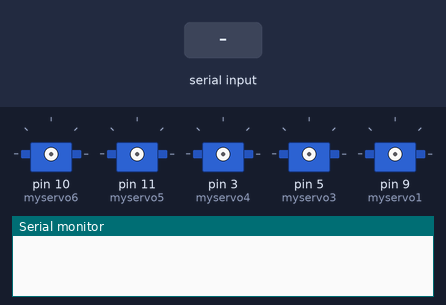
Bench run of a sketch on a simulated Arduino Uno, built with avr-gcc and run on an emulated ATmega328P. Shown: 5 × servo, the last lines printed to the serial monitor. The inputs (shaded band) are chosen by the test bench.

Above: at 2.2 s.
2.3 s: "O" received over Serial
5.3 s: "B" received over Serial
At 5.6 s:
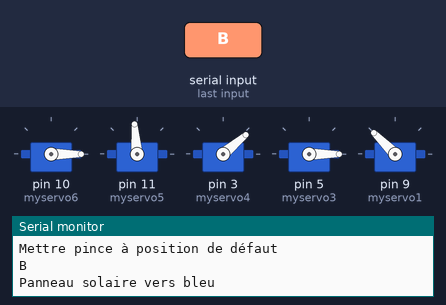
6.8 s: "J" received over Serial
At 8.7 s:
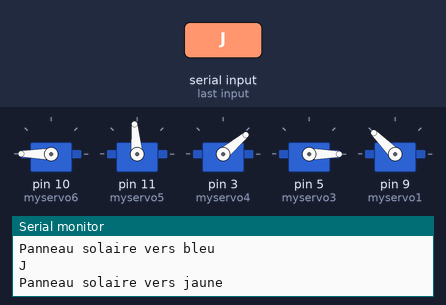
9.3 s: "A" received over Serial
At 10.2 s:
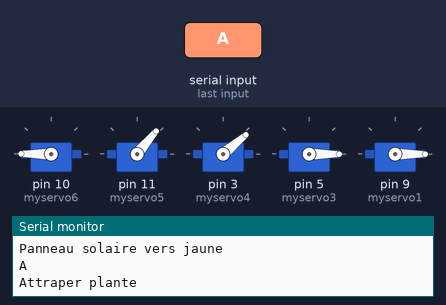
15.3 s: "D" received over Serial
At 21.4 s:
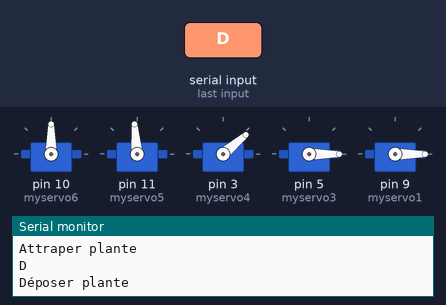
Timing chart, 0 to 23.9 s (numbered marks = the images above; inputs shaded):
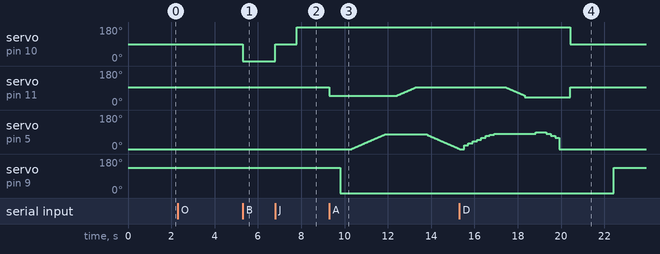

The sketch:

Pince_arduino_uno_2_0_0.ino
```cpp
/***********************************************************
File name: Pince_arduino_uno.ino
Description:   The servo motor circulates to 180 degrees, 90 degrees
               Degrees, 0 degrees,
Website: www.adeept.com
E-mail: support@adeept.com
Author: Tom
Date: 2020/05/22
***********************************************************/

#include <Servo.h>

Servo myservo1; //create servo object to control a servo
Servo myservo2; //create servo object to control a servo
Servo myservo3; //create servo object to control a servo
Servo myservo4; //create servo object to control a servo
Servo myservo5; //create servo object to control a servo
Servo myservo6; //create servo object to control le bras solaire
Servo myservo5_bis; //create servo object to control a servo
int compteur = 0;

void setup()
{
  Serial.begin(9600); // initialise la communication série à 9600 bauds
  delay(1000); // wait for a second
}

void loop()
{
  if(Serial.available() > 0)
  {
    char incomingByte = Serial.read();
    Serial.println(incomingByte);

    if(incomingByte == 'O') // défaut
    {
      Serial.print("Mettre pince à position de défaut\n");
      pince_position_defaut();
    }

    if(incomingByte == 'R') // repos
    {
      Serial.print("Détachage des servomoteurs\n");
      detachage_servos();
    }

    if(incomingByte == 'B') // bleu
    {
      Serial.print("Panneau solaire vers bleu\n");
      pince_tourner_panneau_solaire_bleu();
    }

    if(incomingByte == 'J') // jaune
    {
      Serial.print("Panneau solaire vers jaune\n");
      pince_tourner_panneau_solaire_jaune();
    }

    if(incomingByte == 'A') // attraper plante
    {
      Serial.print("Attraper plante\n");
      pince_attraper_plante();
    }

    if(incomingByte == 'D') // deposer plante
    {
      Serial.print("Déposer plante\n");
      pince_deposer_plante();
    }

    if(incomingByte == 'T') // défaut
    {
      Serial.print("Mettre pince à position de défaut\n");
      test();
    }
  }
}

void pince_position_defaut()
{
  // bras solaire
  myservo6.attach(10);
  myservo6.write(90);

  // pince
  myservo5.attach(11); // attachs the servo 5 on pin 11 to servo object
  myservo5.write(95); // VALEUR MODIFIÉE
  delay(500);
  myservo4.attach(3); // attachs the servo 4 on pin 3 to servo object
  myservo4.write(40);
  delay(500);
  myservo3.attach(5); // attachs the servo 3 on pin 5 to servo object
  myservo3.write(0);
  delay(500);
  //myservo2.attach(6); // attachs the servo 2 on pin 6 to servo object
  //myservo2.write(0);
  delay(500);
  myservo1.attach(9); // attachs the servo 1 on pin 9 to servo object
  myservo1.write(135);
  delay(500);
}

void pince_attraper_plante() // doit toujours etre suivi de pince_deposer_plante()
{
  // ouvrir pince
  myservo5.attach(11);
  myservo5.write(50); // VALEUR MODIFIÉE
  delay(500);
  // tourner base pince
  myservo1.attach(9);
  myservo1.write(0);
  delay(500);
  // baisser pince
  myservo3.attach(5);
  for (int i=0; i<80; i++)
  {
    myservo3.write(i);
    delay(20);
  }
  delay(500);

  // fermer pince
  myservo5.attach(11);
  for (int i=50; i<95; i++) //VALEUR MODIFIÉES
  {
    myservo5.write(i);
    delay(20);
  }
  delay(500);

  // soulever pince
  myservo3.attach(5);
  for (int i=75; i>0; i--)
  {
    myservo3.write(i);
    delay(20);
  }
  myservo3.write(0);
  delay(200);
}

void pince_deposer_plante() // doit toujours etre précédé de pince_attraper_plante()
{
  // baisser pince doucement
  myservo3.attach(5);

  myservo3.write(20);
  delay(200);
  myservo3.write(30);
  delay(200);
  myservo3.write(40);
  delay(200);
  myservo3.write(50);
  delay(200);
  myservo3.write(60);
  delay(200);
  myservo3.write(70);
  delay(200);
  myservo3.write(75);
  delay(200);
  myservo3.write(80);
  delay(500);
  // ouvrir pince
  myservo5.attach(11);
  for (int i=95; i>50; i--) //VALEUR MODIFIÉES
  {
    myservo5.write(i);
    delay(20);
  }
  myservo5.write(40); // VALEUR MODIFIÉE
  delay(500);
  // rebaisser le bras
  myservo3.write(90);
  delay(500);
  // tourner base pince
  //myservo1.attach(9);
  //myservo1.write(25);
  //delay(500);
  // remonter le bras
  myservo3.attach(5);
  myservo3.write(80);
  delay(200);
  myservo3.write(70);
  delay(200);
  myservo3.write(60);
  delay(200);
  myservo3.write(0);
  delay(500);

  // remise a zero
  pince_position_defaut();
}

void pince_tourner_panneau_solaire_bleu()
{
  // baisser le bras
  myservo6.attach(10);
  myservo6.write(90);
  myservo6.write(0); // à droite pour l'équipe bleue
}

void pince_tourner_panneau_solaire_jaune()
{
  // baisser le bras
  myservo6.attach(10);
  myservo6.write(90);
  delay(1000);
  myservo6.write(180); // à droite pour l'équipe jaune
}

void test()
{
   // ouvrir pince
  myservo5.attach(11);
  myservo5.write(95);
}

void detachage_servos()
{
  // Détachage des servomoteurs : //
    myservo1.detach();
    myservo2.detach();
    myservo3.detach();
    myservo4.detach();
    myservo5.detach();
    myservo6.detach();

    delay(5000);
}
```

Measured:
- after the input at 5.3 s, servo on pin 10 (myservo6): 90° → 0° at once
- after the input at 6.8 s, servo on pin 10 (myservo6): 0° → 90° at once, → 180° 1.0 s later
- after the input at 9.3 s, servo on pin 5 (myservo3): rises from 0° to 79° in 1.6 s, then falls to 1° in 3.4 s; servo on pin 9 (myservo1): 135° → 0° after 0.50 s
- after the input at 15.3 s, servo on pin 10 (myservo6): 180° → 90° after 5.1 s; servo on pin 9 (myservo1): 0° → 135° after 7.1 s
